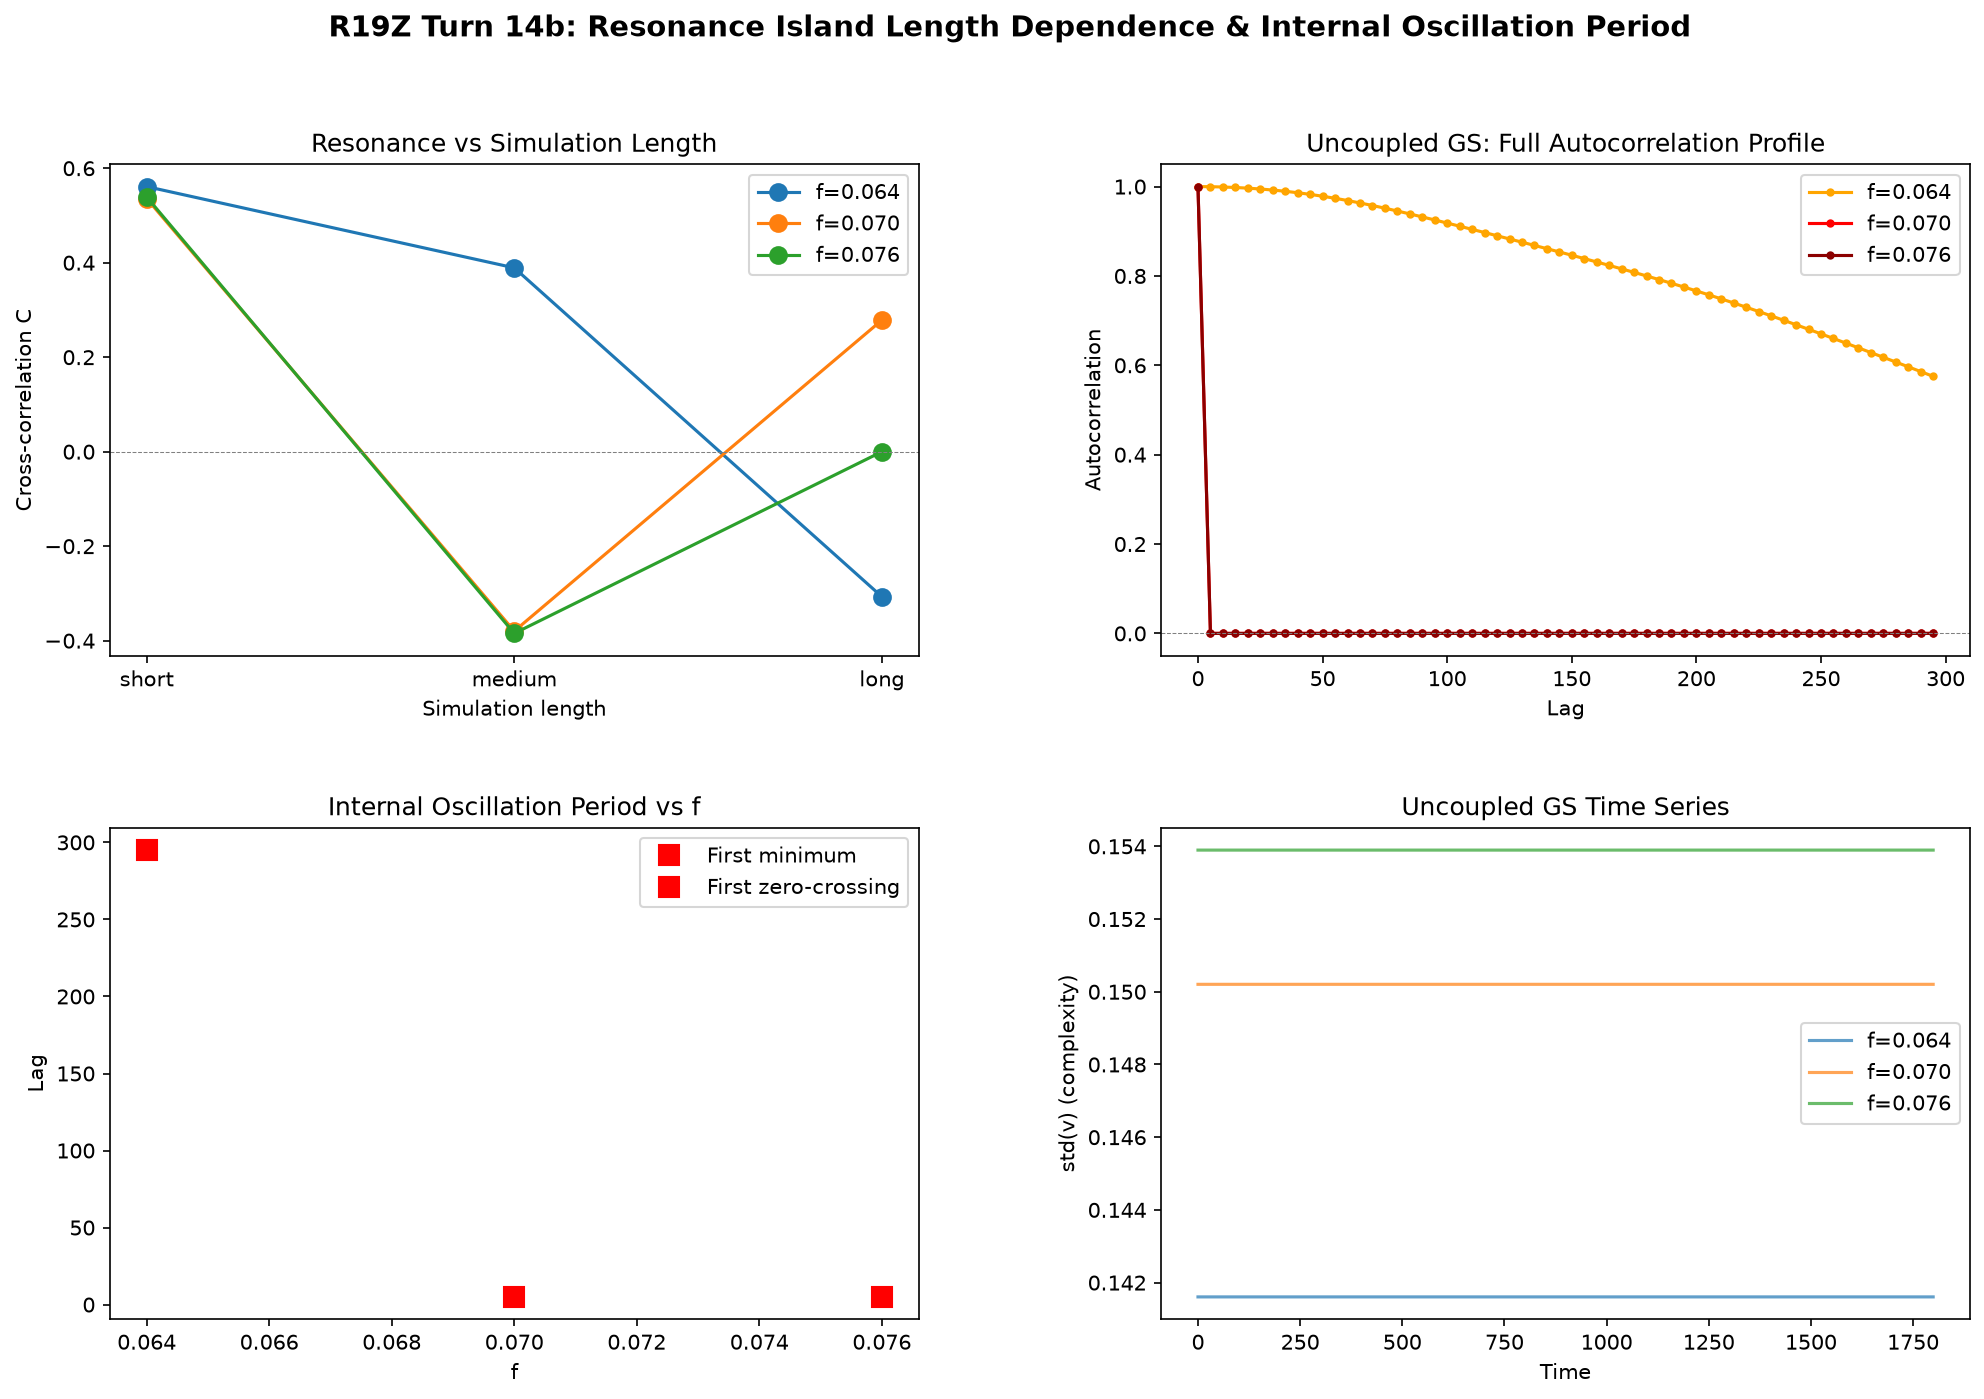

This figure's Python source:
# R19Z Turn 14b: Critical test — does the resonance island width depend on simulation length?
# And does the internal oscillation period lengthen with f?
import numpy as np, json, matplotlib
matplotlib.use('Agg')
import matplotlib.pyplot as plt
from matplotlib.gridspec import GridSpec
from r19z_deep_lib import run_gs_sandpile, run_gs_only

# Test at 4 key f values with multiple run lengths
f_test = [0.064, 0.070, 0.076]
configs = [
    ('short', 1000, 400),
    ('medium', 2000, 800),
    ('long', 4000, 1600),
]

print('=== Length dependence test ===')
length_results = []
for f in f_test:
    for name, n_steps, burn_in in configs:
        res = run_gs_sandpile(f, n_steps=n_steps, N_gap=10, burn_in=burn_in, seed=42)
        C = res['best_corr']
        length_results.append({'f': f, 'config': name, 'C': C, 'gs_std': res['gs_std']})
        print(f'  f={f:.3f} ({name:6s}): C={C:+.4f}, gs_std={res["gs_std"]:.4f}')

# === Autocorrelation profile — full lag scan ===
print('\n=== Autocorrelation lag scan ===')
ac_results = {}
for f in f_test:
    comp_sig, mv_sig = run_gs_only(f, n_steps=4000, burn_in=1600)
    s = int(4000 * 0.1)
    x = comp_sig[s:] - np.mean(comp_sig[s:])
    lags = range(0, 300, 5)
    acs = []
    for lag in lags:
        if lag == 0:
            acs.append(1.0)
        elif lag < len(x):
            c = np.corrcoef(x[:len(x)-lag], x[lag:])[0,1]
            acs.append(0.0 if np.isnan(c) else float(c))
        else:
            acs.append(0.0)
    ac_results[f] = (list(lags), acs)
    # Find first zero crossing
    first_zero = None
    for i in range(1, len(acs)):
        if acs[i] * acs[i-1] < 0:
            first_zero = lags[i]
            break
    print(f'  f={f:.3f}: first zero-crossing at lag={first_zero}, min ac={min(acs):.3f} at lag={list(lags)[np.argmin(acs)]}')

# === Visualization ===
fig = plt.figure(figsize=(16, 10))
fig.subplots_adjust(hspace=0.35, wspace=0.3)

# Panel 1: Length dependence
ax1 = fig.add_subplot(2, 2, 1)
for f in f_test:
    fr = [r for r in length_results if r['f'] == f]
    xs = [r['config'] for r in fr]
    ys = [r['C'] for r in fr]
    ax1.plot(xs, ys, 'o-', ms=8, label=f'f={f:.3f}')
ax1.axhline(0, color='gray', ls='--', lw=0.5)
ax1.set_xlabel('Simulation length')
ax1.set_ylabel('Cross-correlation C')
ax1.set_title('Resonance vs Simulation Length')
ax1.legend()

# Panel 2: Autocorrelation profiles
ax2 = fig.add_subplot(2, 2, 2)
colors = ['orange', 'red', 'darkred']
for i, (f, (lags, acs)) in enumerate(ac_results.items()):
    ax2.plot(lags, acs, 'o-', ms=3, label=f'f={f:.3f}', color=colors[i])
ax2.axhline(0, color='gray', ls='--', lw=0.5)
ax2.set_xlabel('Lag')
ax2.set_ylabel('Autocorrelation')
ax2.set_title('Uncoupled GS: Full Autocorrelation Profile')
ax2.legend()

# Panel 3: Oscillation period estimate vs f
ax3 = fig.add_subplot(2, 2, 3)
periods = []
for f, (lags, acs) in ac_results.items():
    # Period = 2 * first zero crossing (full oscillation cycle)
    first_zero = None
    for i in range(1, len(acs)):
        if acs[i] * acs[i-1] < 0:
            first_zero = lags[i]
            break
    # Also find first minimum
    min_idx = np.argmin(acs)
    min_lag = lags[min_idx]
    periods.append((f, first_zero, min_lag))
    ax3.plot(f, min_lag, 'rs', ms=10)
    if first_zero:
        ax3.plot(f, first_zero, 'b^', ms=10)
ax3.set_xlabel('f')
ax3.set_ylabel('Lag')
ax3.set_title('Internal Oscillation Period vs f')
ax3.legend(['First minimum', 'First zero-crossing'])

# Panel 4: Sample time series
ax4 = fig.add_subplot(2, 2, 4)
for i, f in enumerate(f_test):
    comp_sig, _ = run_gs_only(f, n_steps=2000, burn_in=800)
    ax4.plot(comp_sig[200:], alpha=0.7, label=f'f={f:.3f}')
ax4.set_xlabel('Time')
ax4.set_ylabel('std(v) (complexity)')
ax4.set_title('Uncoupled GS Time Series')
ax4.legend()

fig.suptitle('R19Z Turn 14b: Resonance Island Length Dependence & Internal Oscillation Period',
             fontsize=14, fontweight='bold')
fig.savefig('r19z_island_length.png', dpi=150, bbox_inches='tight')
print('\nSaved r19z_island_length.png')

# Save data
with open('r19z_island_length_data.json', 'w') as fp:
    json.dump({
        'length_results': length_results,
        'ac_results': {str(k): {'lags': v[0], 'acs': v[1]} for k, v in ac_results.items()},
        'periods': periods,
    }, fp, indent=2)
print('Done!')
